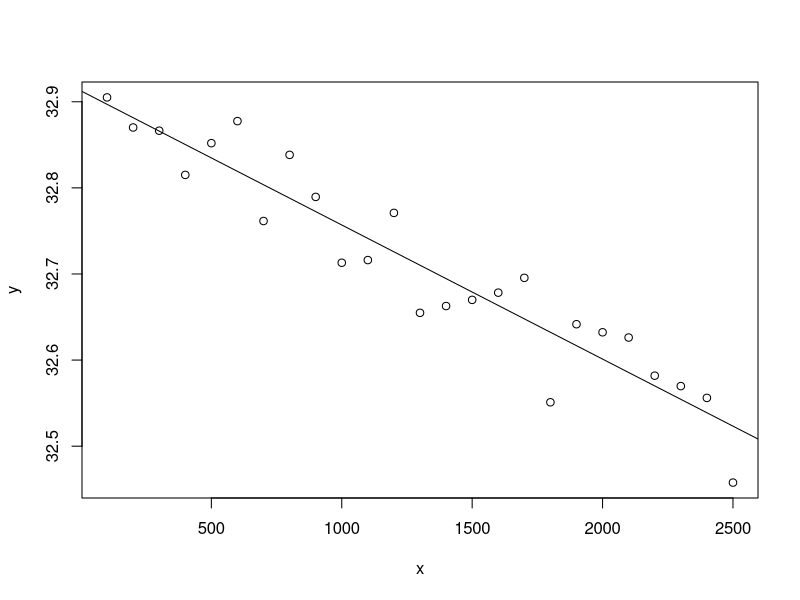

This chart was generated by the following R code:
# DATOS
años=c(100 ,	200 ,	300, 	400, 	500, 	600, 	700, 	800 ,	900 ,	1000 ,	1100 ,	1200, 	1300, 	1400, 	1500, 	1600, 	1700, 	1800, 	1900 ,	2000, 	2100 	,2200 ,	2300 	,2400 ,	2500)
N = c(1.952 ,	1.885,	1.878,	1.784,	1.851,	1.899,	1.691,	1.826,	1.739,	1.611,	1.616,	1.707,	1.52,	1.532,	1.543,	1.556,	1.583,	1.37,	1.5,	1.486,	1.477,	1.413,	1.396,	1.377,	1.248)
N= N*1e14 #El número de átomos de carbono 14

# fórmula es
# N = No exp (-t/tau)  luego ln(N) = ln(No) -t / tau --> m = -1/tau  y  n = ln(No)

x = años
y = log(N)

plot (x,y)
l1 = lm(y~x)
abline(l1)

# coeficientes
m = l1$coefficients[2]
n = l1$coefficients[1]
RR = summary(l1)$r.squared

# Valores
No = exp(n)
tau = -1 / m 
NoFormateado = formatC(No, format = "e", digits = 4)  
print(paste0("Número de átomos de carbono 14 al principio de la muestra ",NoFormateado))
print(paste0("La vida media de la muestra es: ",tau," años"))

# Cálculos
mat = 12.0107
Navo = 6.022e23 
masaCarbono = 20 * 20/100
print(paste0("Masa de carbono: ",masaCarbono," Kg"))
nmoles = masaCarbono*1000/mat
print(paste0("Nº moles de carbono: ",nmoles," moles"))
natomosdecarbono = nmoles*Navo
print(paste0("Nº moles de átomos de carbono: ",natomosdecarbono," nº átomos"))

# proporción de carbono 14 es 
proporcion = No / natomosdecarbono
print(paste0("proporción de átomos de C-14: ",proporcion*100," %"))



  